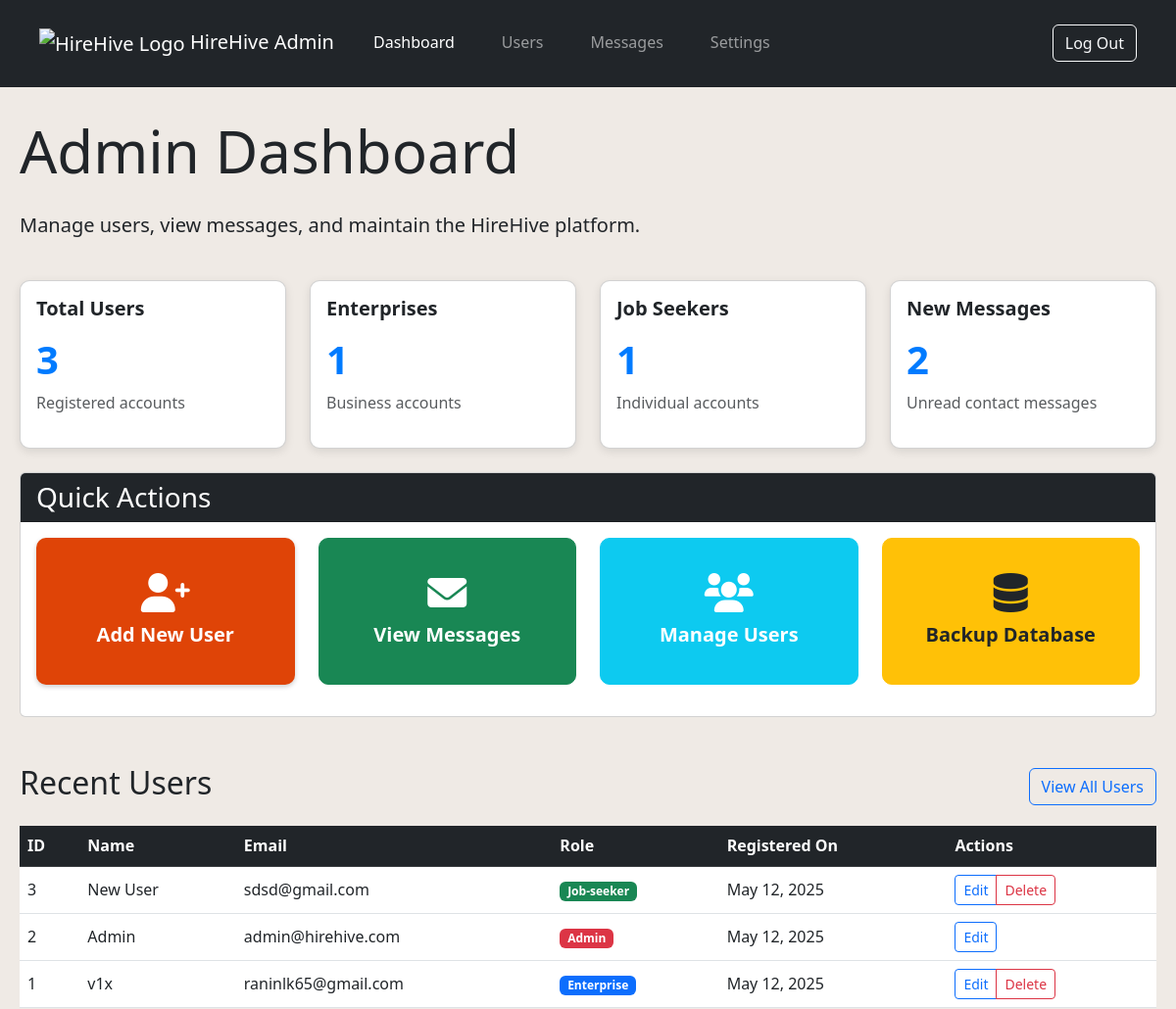
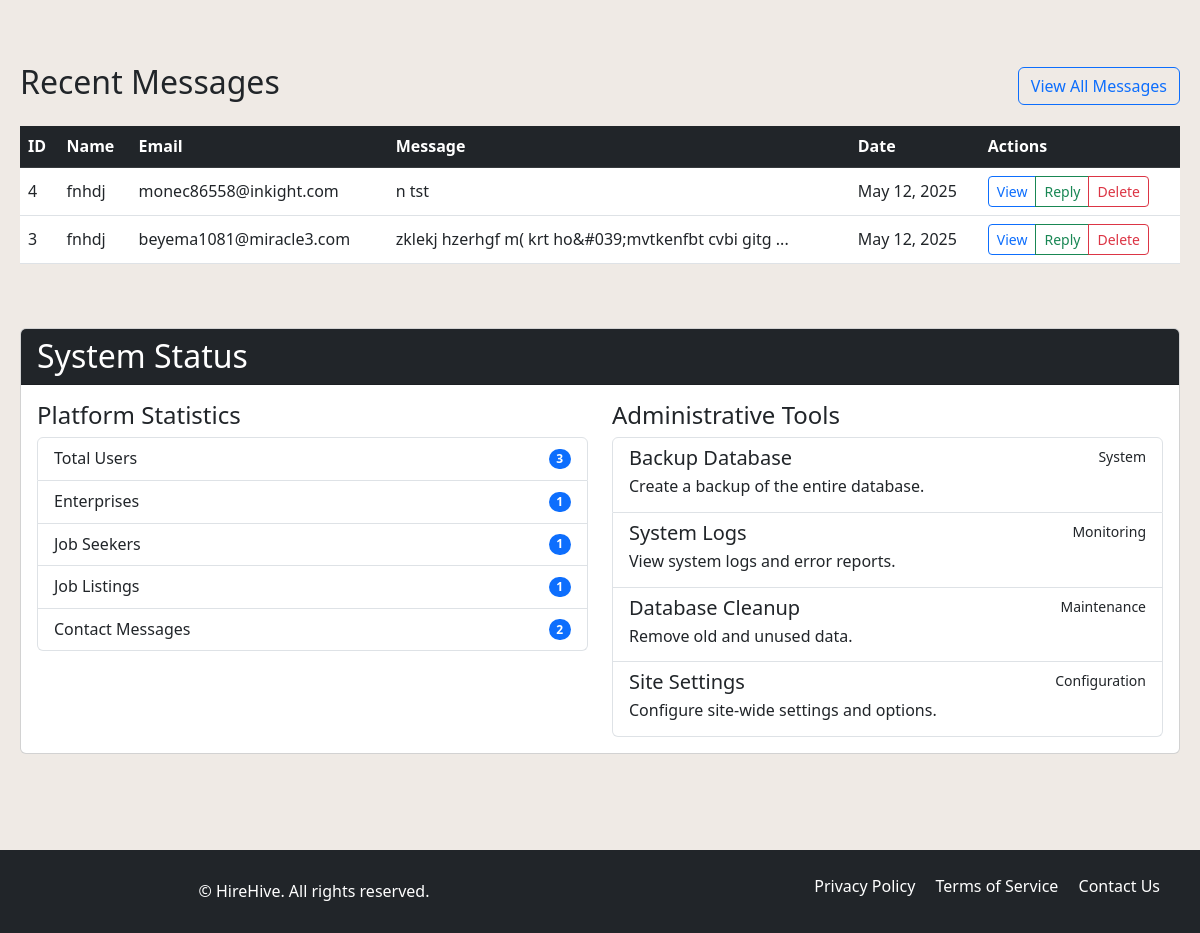
Page /dashboard-admin.php (signed in) on the committed database (2 pictures, top to bottom).
### tables this page shows
CREATE TABLE `users` (
  `user_id` int(11) NOT NULL,
  `email` varchar(100) NOT NULL,
  `password` varchar(255) NOT NULL,
  `role` enum('job-seeker','enterprise','admin') NOT NULL,
  `created_at` timestamp NOT NULL DEFAULT current_timestamp(),
  `updated_at` timestamp NOT NULL DEFAULT current_timestamp() ON UPDATE current_timestamp()
);

CREATE TABLE `contact_messages` (
  `message_id` int(11) NOT NULL,
  `name` varchar(100) NOT NULL,
  `email` varchar(100) NOT NULL,
  `message` text NOT NULL,
  `submission_date` timestamp NOT NULL DEFAULT current_timestamp(),
  `status` enum('unread','read','replied') NOT NULL DEFAULT 'unread'
);

### dashboard-admin.php (the view, shortened to what the rows shown need)
<?php
require_once "db_connect.php";
$recent_users = array();
$sql = "SELECT u.user_id, u.email, u.role, u.created_at,
        CASE
            WHEN u.role = 'enterprise' THEN e.company_name
            WHEN u.role = 'job-seeker' THEN j.full_name
            ELSE 'Admin'
        END as name
        FROM users u
        LEFT JOIN enterprises e ON u.user_id = e.user_id
        LEFT JOIN jobseekers j ON u.user_id = j.user_id
        ORDER BY u.created_at DESC
        LIMIT 10";
$result = $conn->query($sql);
if ($result) {
    while ($row = $result->fetch_assoc()) {
        $recent_users[] = $row;
    }
}
$messages = array();
$sql = "SELECT * FROM contact_messages WHERE status = 'unread' ORDER BY submission_date DESC";
$result = $conn->query($sql);
if ($result) {
    while ($row = $result->fetch_assoc()) {
        $messages[] = $row;
    }
}
?>
<!DOCTYPE html>
<html lang="en">
<head>
    <link href="https://cdn.jsdelivr.net/npm/bootstrap@5.3.0/dist/css/bootstrap.min.css" rel="stylesheet">
    <link rel="stylesheet" href="css/style.css">
    <link rel="stylesheet" href="css/dashboard.css">
    <link rel="stylesheet" href="https://cdnjs.cloudflare.com/ajax/libs/font-awesome/6.0.0/css/all.min.css">
</head>
<body>
    <div class="container py-5">
        <div class="row mb-4">
            <div class="col-md-12">
                <h1>Admin Dashboard</h1>
            </div>
        </div>
        <section id="users" class="mb-5">
            <div class="d-flex justify-content-between align-items-center mb-3">
                <h2>Recent Users</h2>
            </div>
            <?php if (count($recent_users) > 0): ?>
                <div class="table-responsive">
                    <table class="table table-hover">
                        <thead class="table-dark">
                            <tr>
                                <th>ID</th>
                                <th>Name</th>
                                <th>Email</th>
                                <th>Role</th>
                                <th>Registered On</th>
                                <th>Actions</th>
                            </tr>
                        </thead>
                        <tbody>
                            <?php foreach ($recent_users as $user): ?>
                                <tr>
                                    <td><?php echo $user['user_id']; ?></td>
                                    <td><?php echo htmlspecialchars($user['name']); ?></td>
                                    <td><?php echo htmlspecialchars($user['email']); ?></td>
                                    <td>
                                        <span class="badge <?php
                                            echo $user['role'] === 'admin' ? 'bg-danger' :
                                                ($user['role'] === 'enterprise' ? 'bg-primary' : 'bg-success');
                                        ?>">
                                            <?php echo ucfirst(htmlspecialchars($user['role'])); ?>
                                        </span>
                                    </td>
                                    <td><?php echo date('M d, Y', strtotime($user['created_at'])); ?></td>
                                    <td>
                                        <div class="btn-group">
                                            <a href="edit-user.php?id=<?php echo $user['user_id']; ?>" class="btn btn-sm btn-outline-primary">Edit</a>
                                            <?php if ($user['role'] !== 'admin'): ?>
                                                <button type="button" class="btn btn-sm btn-outline-danger"
                                                        onclick="if(confirm('Are you sure you want to delete this user?')) window.location.href='delete-user.php?id=<?php echo $user['user_id']; ?>'">
                                                    Delete
                                                </button>
                                            <?php endif; ?>
                                        </div>
                                    </td>
                                </tr>
                            <?php endforeach; ?>
                        </tbody>
                    </table>
                </div>
            <?php else: ?>
                <div class="alert alert-info">No users found in the system.</div>
            <?php endif; ?>
        </section>
        <section id="messages" class="mb-5">
            <div class="d-flex justify-content-between align-items-center mb-3">
                <h2>Recent Messages</h2>
            </div>
            <?php if (count($messages) > 0): ?>
                <div class="table-responsive">
                    <table class="table table-hover">
                        <thead class="table-dark">
                            <tr>
                                <th>ID</th>
                                <th>Name</th>
                                <th>Email</th>
                                <th>Message</th>
                                <th>Date</th>
                                <th>Actions</th>
                            </tr>
                        </thead>
                        <tbody>
                            <?php foreach ($messages as $message): ?>
                                <tr>
                                    <td><?php echo $message['message_id']; ?></td>
                                    <td><?php echo htmlspecialchars($message['name']); ?></td>
                                    <td><?php echo htmlspecialchars($message['email']); ?></td>
                                    <td><?php echo htmlspecialchars(substr($message['message'], 0, 50)) . (strlen($message['message']) > 50 ? '...' : ''); ?></td>
                                    <td><?php echo date('M d, Y', strtotime($message['submission_date'])); ?></td>
                                    <td>
                                        <div class="btn-group">
                                            <a href="view-message.php?id=<?php echo $message['message_id']; ?>" class="btn btn-sm btn-outline-primary">View</a>
                                            <a href="mailto:<?php echo $message['email']; ?>" class="btn btn-sm btn-outline-success">Reply</a>
                                            <button type="button" class="btn btn-sm btn-outline-danger"
                                                    onclick="if(confirm('Are you sure?')) window.location.href='delete-message.php?id=<?php echo $message['message_id']; ?>'">
                                                Delete
                                            </button>
                                        </div>
                                    </td>
                                </tr>
                            <?php endforeach; ?>
                        </tbody>
                    </table>
                </div>
            <?php else: ?>
                <div class="alert alert-info">No new messages.</div>
            <?php endif; ?>
        </section>
        <section id="settings" class="mb-5">
            <div class="card">
                <div class="card-header bg-dark text-white">
                    <h2 class="mb-0">System Status</h2>
                </div>
            </div>
        </section>
    </div>
</body>
</html>

### rows in the picture
users: user_id "3", name "New User", email "sdsd@gmail.com", role "Job-seeker", created_at "May 12, 2025"
users: user_id "2", name "Admin", email "admin@hirehive.com", role "Admin", created_at "May 12, 2025"
users: user_id "1", name "v1x", email "raninlk65@gmail.com", role "Enterprise", created_at "May 12, 2025"
contact_messages: message_id "4", name "fnhdj", email "monec86558@inkight.com", message "n tst", submission_date "May 12, 2025"
contact_messages: message_id "3", name "fnhdj", email "beyema1081@miracle3.com", message "zklekj hzerhgf m( krt ho&#039;mvtkenfbt cvbi gitg", submission_date "May 12, 2025"

### other values in the picture
$user_count "3"
$enterprise_count "1"
$jobseeker_count "1"
count($messages) "2"
$job_count "1"
$contact_count "2"
